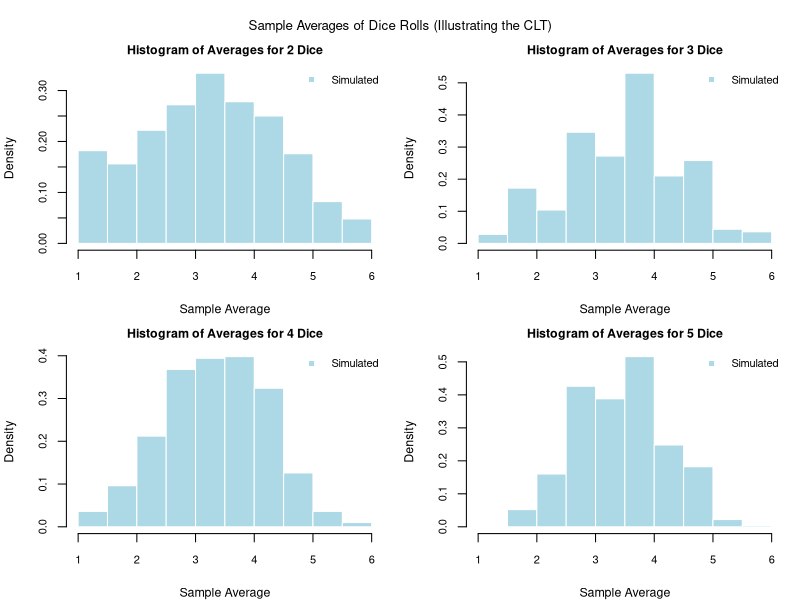

Here is the R script that generated this plot:
## ---- chunk 1
knitr::opts_chunk$set(echo = TRUE)
## ---- chunk 2
# -------------------------------------
# Simulation of sample averages of dice
# -------------------------------------

# Number of trials 
num_trials <- 1000

# Dice sides
sides <- 6

# Theoretical mean and variance for one fair die
die_mean <- (sides + 1) / 2       # = 3.5
die_var  <- (sides^2 - 1) / 12    # = 35/12

# We'll simulate for n in {2, 3, 4, 5}
dice_counts <- c(2, 3, 4, 5)

# Set up a 2x2 plotting layout
par(mfrow = c(2, 2),     # 2 rows, 2 columns of plots
    oma = c(0, 0, 2, 0), 
    mar = c(4, 4, 2, 1),
    cex.axis = 0.8,       
    cex.lab = 0.9,        
    cex.main = 0.9) # margins around each plot

for (n in dice_counts) {
  # 1. Generate the sample averages
  #    For each of the 1000 trials, roll n dice and compute the mean
  sample_averages <- replicate(num_trials, {
    mean(sample(1:sides, n, replace = TRUE))
  })
  
  # 2. Plot the histogram
  hist(sample_averages,
       breaks = 15,
       freq = FALSE,  # Use density (not counts)
       xlim = c(1, 6),  
       main = paste("Histogram of Averages for", n, "Dice"),
       xlab = "Sample Average",
       col  = "lightblue",
       border = "white")
  
  # 3. Add a legend
  legend("topright",
         legend = c("Simulated"),
         col    = c("lightblue"),
         lty    = c(NA, 1),  
         lwd    = c(NA, 2),
         pch    = c(15, NA), 
         bty    = "n",
         cex    = 0.8)
}

# Add an overall title 
mtext("Sample Averages of Dice Rolls (Illustrating the CLT)", outer = TRUE, cex = 0.8)

## ---- chunk 3
# 1. Create a standard 52-card deck
ranks <- c("A", "2", "3", "4", "5", "6", "7", "8", "9", "10", "J", "Q", "K")
deck  <- rep(ranks, each = 4)

# 2. Function to get step size
step_value <- function(card) {
  if (card %in% c("J", "Q", "K")) {
    return(5)          # face cards
  } else if (card == "A") {
    return(1)
  } else {
    return(as.numeric(card))  # 2..10
  }
}

# 3. Find the final card starting from position 'start'
final_card_from_position <- function(shuffled_deck, start) {
  pos <- start
  while (pos <= length(shuffled_deck)) {
    prev_pos <- pos
    pos <- pos + step_value(shuffled_deck[pos])
  }
  # The loop ends when we jump beyond the deck;
  # the "final card" is the last one we saw.
  return(shuffled_deck[prev_pos])
}

# 4. Single simulation: shuffle deck, check if first 10 ends are identical
one_sim <- function() {
  shuffled <- sample(deck)
  ends <- sapply(1:10, function(s) final_card_from_position(shuffled, s))
  length(unique(ends)) == 1  # TRUE if all ends match
}

# 5. Repeat 10,000 times and compute probability
n_sims <- 10000
results <- replicate(n_sims, one_sim())
prob_all_same <- mean(results)

prob_all_same

## ---- chunk 4
# Function to assign a step value to a card.
#  (J, Q, K) return 5,
# Ace is counted as 1, and numbered cards return their numeric value.
card_value <- function(card, face_val) {
  if(card %in% c("J", "Q", "K")){
    return(face_val)
  } else if(card == "A"){
    return(1)
  } else {
    return(as.numeric(card))
  }
}

# Function to simulate the Kruskal count starting from a given position.
# The process stops when the next computed position exceeds the deck size.
# The "end" is defined as the last card reached (at position 'prev').
kruskal_end <- function(deck, start, face_val) {
  pos <- start
  repeat {
    if(pos > length(deck)) {
      return(deck[prev])
    }
    prev <- pos
    value <- card_value(deck[pos], face_val)
    pos <- pos + value
  }
}

# For one simulation iteration, compute the end for each of the first 10 starting positions.
# Return TRUE if all 10 ends are identical.
simulate_once <- function(deck, face_val) {
  ends <- sapply(1:10, function(i) kruskal_end(deck, i, face_val))
  all_same <- (length(unique(ends)) == 1)
  return(all_same)
}

# Run the simulation for a given deck size and face card step value.
simulate_probability <- function(deck_size, face_val, nrep=10000) {
  # Standard deck: 52 cards (4 copies each of 13 ranks)
  ranks <- c("A", "2", "3", "4", "5", "6", "7", "8", "9", "10", "J", "Q", "K")
  num_decks <- deck_size / 52
  deck_standard <- rep(ranks, 4)
  deck_full <- rep(deck_standard, num_decks)
  
  count_success <- 0
  for(i in 1:nrep) {
    deck_shuffled <- sample(deck_full)
    if(simulate_once(deck_shuffled, face_val)) {
      count_success <- count_success + 1
    }
  }
  return(count_success / nrep)
}

# Set up the combinations for deck sizes and face card values.
deck_sizes <- c(52, 104)
face_vals <- c(1, 3, 5, 7, 9)
results <- expand.grid(DeckSize = deck_sizes, FaceVal = face_vals)

# Run simulation for each combination
results$Probability <- mapply(simulate_probability, results$DeckSize, results$FaceVal)
print(results)
